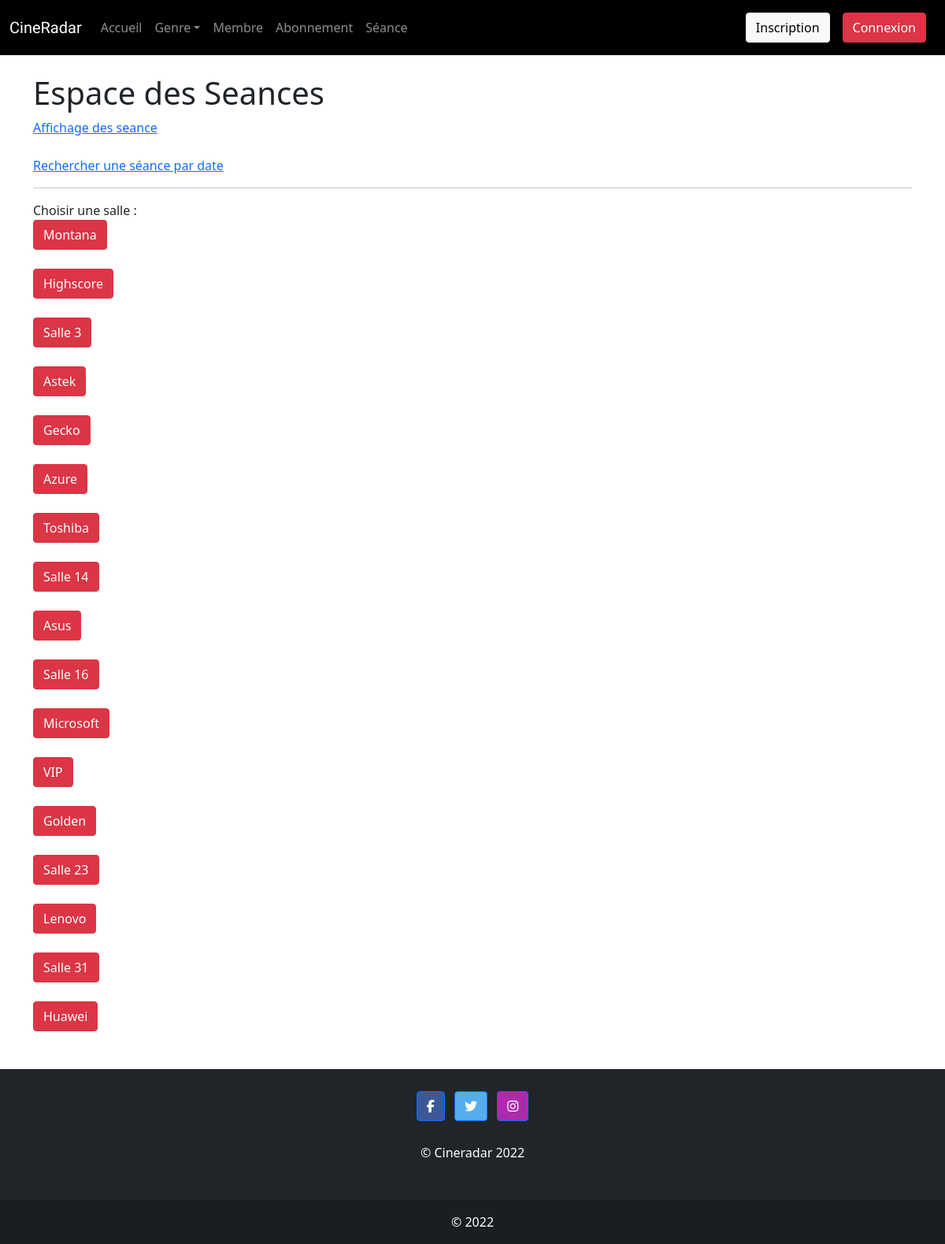
The app's page /public/seance.php?action=ajout with its own data.
### tables this page shows
CREATE TABLE room (
    id              INT             NOT NULL AUTO_INCREMENT,
    number          INT             NOT NULL,
    name            VARCHAR(255)    NOT NULL DEFAULT '',
    floor           INT             NOT NULL,
    seats           INT             NOT NULL,
    PRIMARY KEY (id)
);

### inc/init.inc.php (called while the page is built, shortened)
<?php
$content = '';
?>

### public/seance.php (the view, shortened to what this page needs)
<?php
require_once ('../inc/init.inc.php');
if( isset($_GET['action']) && $_GET['action'] == 'ajout' ){
    $r = $pdo->query(" SELECT * FROM room
    ");
    $content.="<label for='room'>Choisir une salle :</label><br>";
    while($room = $r->fetch(PDO::FETCH_ASSOC)){
        $content.= "<a class='btn btn-danger' href='?action=select&id=".$room['id']."' > ".$room['name']." </a><br><br>";
    }
}
?>
<?php require_once '../inc/header.inc.php'; ?>
<h1>Espace des Seances</h1>
<a href="?action=affichage">Affichage des seance</a><br><br>
<a href="?action=rechercher">Rechercher une séance par date</a><hr>
<?= $content;  ?>
<?php require_once '../inc/footer.inc.php'; ?>

### inc/header.inc.php (shortened to what this page needs)
<!DOCTYPE html>
<html lang="en">
<head>
    <link href="https://cdn.jsdelivr.net/npm/bootstrap@5.1.3/dist/css/bootstrap.min.css" rel="stylesheet"/>
</head>
<body>
    <header id="header" class="sticky-top">
        <nav class="navbar navbar-expand-lg navbar-dark" style="background-color: #000000">
            <div class="container-fluid">
                <a class="navbar-brand" href="index.html" style="font-family: 'Erica One', cursive;">CineRadar</a>
                <div class="collapse navbar-collapse" id="mynavbar">
                    <ul class="navbar-nav me-auto">
                        <li class="nav-item">
                            <a class="nav-link" href="index1.php">Accueil</a>
                        </li>
                        <li class="nav-item dropdown">
                        <a class="nav-link dropdown-toggle" href="#" id="navbarDropdown" type="button" data-bs-toggle="dropdown">Genre</a>
                        </li>
                        <li class="nav-item">
                            <a class="nav-link" href="membre.php">Membre</a>
                        </li>
                        <li class="nav-item">
                            <a class="nav-link" href="abonnement.php">Abonnement</a>
                        </li>
                        <li class="nav-item">
                            <a class="nav-link" href="seance.php">Séance</a>
                        </li>
                    </ul>
                    <ul class="navbar-nav d-flex flex-row me-1">
                        <li class="nav-item">
                            <a href="" class="btn btn-light m-2">Inscription</a>
                        </li>
                        <li class="nav-item">
                            <a href="" class="btn btn-danger m-2">Connexion</a>
                        </li>
                    </ul>
                </div>
            </div>
        </nav>
    </header>
    <div class="container py-4 justify-content-center">

### inc/footer.inc.php
</div>
<footer class="bg-dark text-center text-white">
    <div class="container p-4">
        <section class="mb-4">
            <a class="btn btn-primary btn-floating m-1" style="background-color: #3b5998" href="" role="button"><i class="fab fa-facebook-f"></i></a>
            <a class="btn btn-primary btn-floating m-1" style="background-color: #55acee" href="" role="button"><i class="fab fa-twitter"></i></a>
            <a class="btn btn-primary btn-floating m-1" style="background-color: #ac2bac" href="" role="button"><i class="fab fa-instagram"></i></a>
        </section>
        <section class="mb-4">
            <p>© Cineradar 2022</p>
        </section>
    </div>
    <div class="text-center p-3" style="background-color: rgba(0, 0, 0, 0.2)">
      © 2022
    </div>
</footer>
</body>
</html>

### records on screen
room: name "Montana"
room: name "Highscore"
room: name "Salle 3"
room: name "Astek"
room: name "Gecko"
room: name "Azure"
room: name "Toshiba"
room: name "Salle 14"
room: name "Asus"
room: name "Salle 16"
room: name "Microsoft"
room: name "VIP"
room: name "Golden"
room: name "Salle 23"
room: name "Lenovo"
room: name "Salle 31"
room: name "Huawei"
